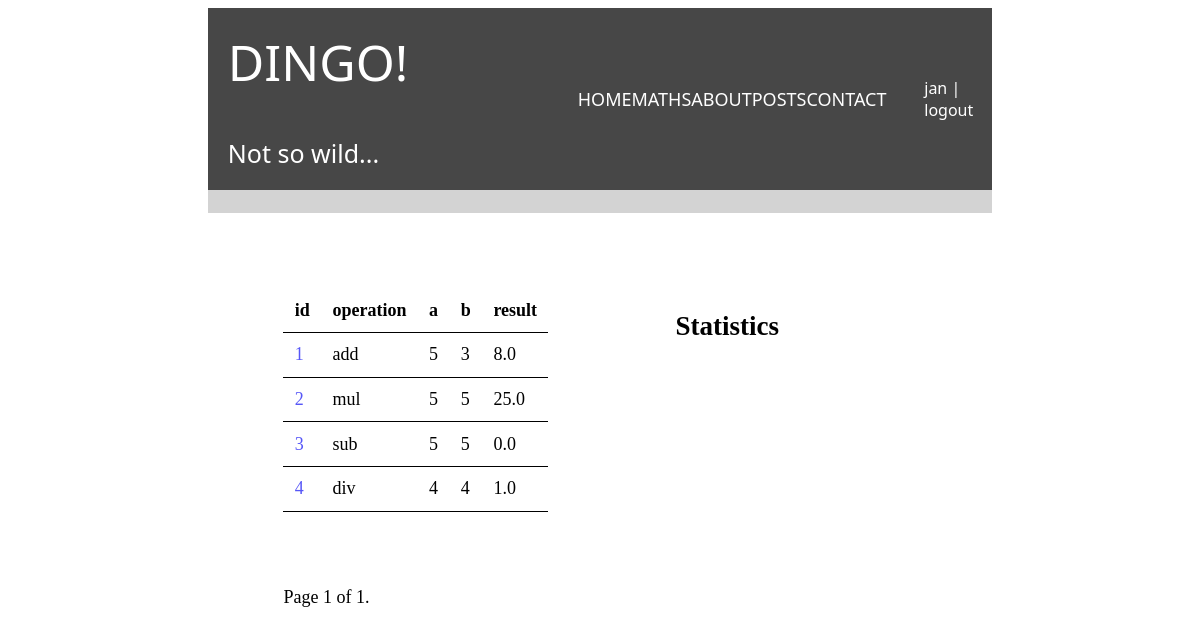
Page /maths/histories/ (signed in) on the earlier database version.
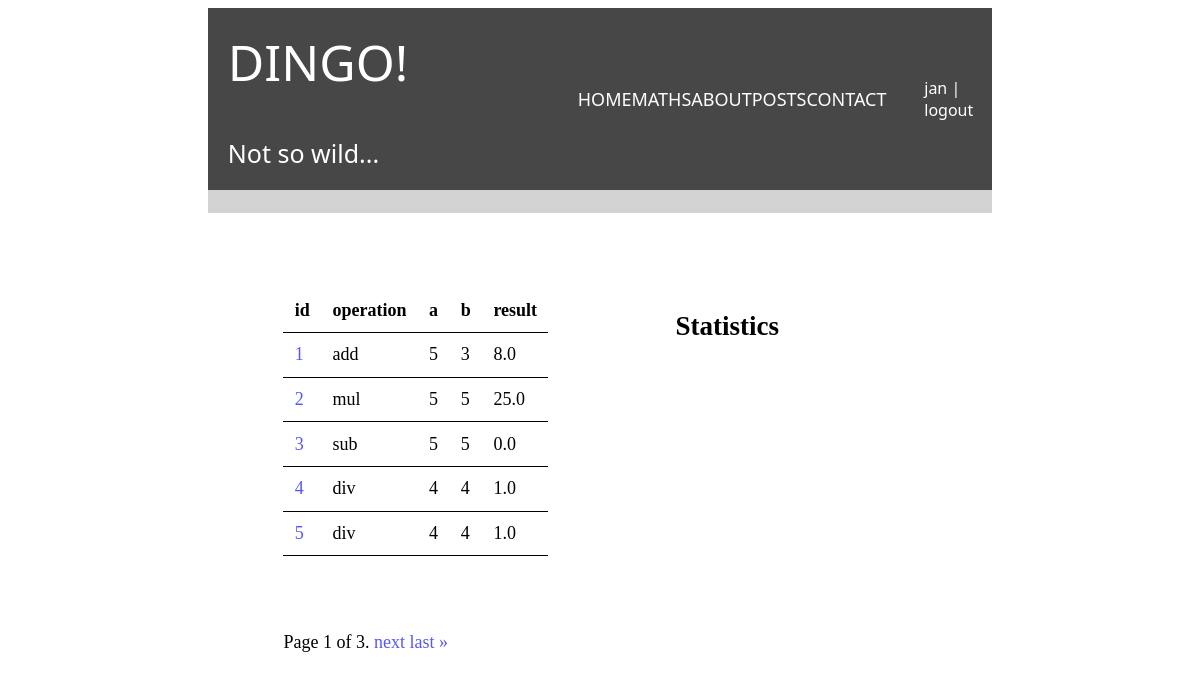
Same page on the later database version.
### maths/models.py (models this page shows, shortened)
class Math(models.Model):
    operation = models.CharField(max_length=5, choices=OPERATION_CHOICES)
    a = models.IntegerField()
    b = models.IntegerField()
    created = models.DateTimeField(auto_now_add=True)
    result = models.ForeignKey(
        'maths.Result',
        on_delete=models.CASCADE,
        null=True,
        blank=True
    )

class Result(models.Model):
    value = models.FloatField(blank=True, null=True, unique=True)
    error = models.CharField(
        max_length=255,
        null=True,
        blank=True,
        unique=True
    )

### maths/views.py (the view)
# urls.py: path('maths/histories/', maths_list, name="list"),
@login_required
def maths_list(request):
   maths = Math.objects.all()
   math_model_names = Math._meta.get_fields()
   paginator = Paginator(maths, 5)
   page_number = request.GET.get('page')
   maths = paginator.get_page(page_number)
   return render(
       request=request,
       template_name="maths/list.html",
       context={"maths": maths, "math_model_names": math_model_names}
   )

### maths/templates/maths/list.html (shortened to what this page needs)
{% extends "greetings/main.html" %}
{% load django_bootstrap_breadcrumbs %}
{% load static %}
{% block local_styles %}<link rel="stylesheet" type="text/css" href="{% static 'maths/css/style_maths.css' %}">{% endblock %}
{% block content %}
<div class="content">
    <div class="content2">
        <div class="table">
            <table>
            <tr>
            {% for f in math_model_names %}
                {% if f.name != "created" %}
                <th>{{ f.name }}</th>
                {% endif %}
            {% endfor %}
            </tr>
            {% for f in maths %}
            <tr>
                <td><a class = "result" href="{% url "maths:details" f.id %}">{{ f.id }}</a></td>
                <td>{{ f.operation }}</td>
                <td>{{ f.a }}</td>
                <td>{{ f.b }}</td>
                <td>{{ f.result.value }}</td>
            </tr>
            {% endfor %}
            </table>
        </div>
        <div class="table">
            <span class="maths_list">
                <span>
                    Page {{ maths.number }} of {{ maths.paginator.num_pages }}.
                </span>
                {% if maths.has_next %}
                    <a class ="result" href="?page={{ maths.next_page_number }}" class="black">next</a>
                    <a class ="result" href="?page={{ maths.paginator.num_pages }}" class="black">last »</a>
                {% endif %}
            </span>
        </div>
    </div>
    <div class="content2">
        <div class ="table">
            <h2>Statistics</h2>
        </div>
    </div>
</div>
{% endblock %}

Differences in the rows shown:
added Math: id "5", operation "div", a "4", b "4", result.value "1.0"
Other differences:
{{ maths.paginator.num_pages }}: "1" → "3"
text now shown: "next last »"
